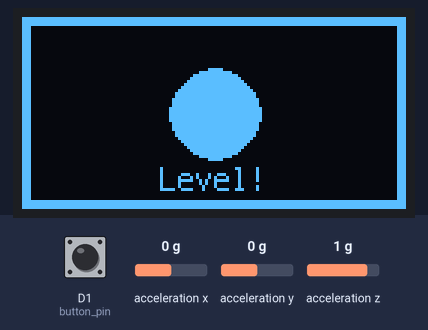
Recording of a program running on a simulated CircuitPython board. Parts: 128×64 one-colour display. Inputs (shaded band) come from the test bench; at power-on: acceleration y 0 g, D1 (button_pin) HIGH, acceleration x 0 g, acceleration z 1 g. What the program prints to the serial console is not drawn.

Above: at 1.2 s.
1.3 s: acceleration y set to -1.4 g
At 1.45 s:
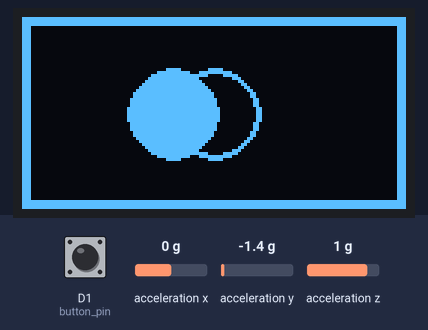
At 2.7 s:
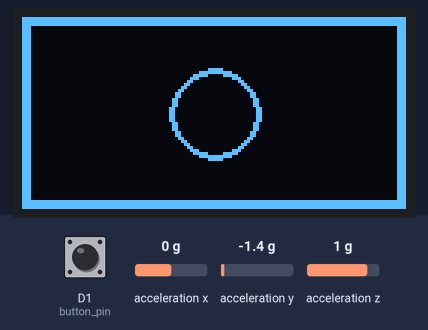
3.1 s: D1 (button_pin) pulled LOW for 0.15 s
Timing chart, 0 to 6.1 s (numbered marks = the images above; inputs shaded):
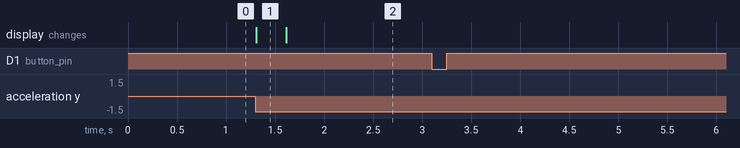

The program:

code.py
```python
import time
import board
import busio
import math
import adafruit_mpu6050
from i2cdisplaybus import I2CDisplayBus
import adafruit_displayio_ssd1306
import displayio
from terminalio import FONT
from adafruit_display_shapes.circle import Circle
from adafruit_display_text import label
from collections import deque
import digitalio
from adafruit_debouncer import Debouncer

# Constants
WIDTH = 128
HEIGHT = 64
BORDER = 3
CIRCLE_RADIUS = 15

# Initialize I2C and devices
displayio.release_displays()
i2c = busio.I2C(board.SCL, board.SDA, frequency=400_000)
mpu = adafruit_mpu6050.MPU6050(i2c)
display_bus = I2CDisplayBus(i2c, device_address=0x3C, reset=None)
oled = adafruit_displayio_ssd1306.SSD1306(display_bus, width=WIDTH, height=HEIGHT)

# Create display context
splash = displayio.Group()
oled.root_group = splash

def create_tilegrid(width, height, color, x=0, y=0):
    bitmap = displayio.Bitmap(width, height, 1)
    palette = displayio.Palette(1)
    palette[0] = color
    return displayio.TileGrid(bitmap, pixel_shader=palette, x=x, y=y)

# Create background
splash.append(create_tilegrid(WIDTH, HEIGHT, 0xFFFFFF))

# Draw inner rectangle
splash.append(create_tilegrid(WIDTH - BORDER * 2, HEIGHT - BORDER * 2, 0x000000, BORDER, BORDER))

# Create circles
circle1 = Circle(WIDTH // 2, HEIGHT // 2, CIRCLE_RADIUS, fill=0x000000, outline=0xFFFFFF, stroke=2)
circle2 = Circle(WIDTH // 2, HEIGHT // 2, CIRCLE_RADIUS, fill=0xFFFFFF, outline=0xFFFFFF, stroke=2)
splash.append(circle1)
splash.append(circle2)

# Create label for "Level!"
level_label = label.Label(FONT, text="Level!", color=0xFFFFFF, y=HEIGHT - 10, anchor_point=(0.5, 1))
label_width = level_label.bounding_box[2]
level_label.x = WIDTH // 2 - label_width // 2
splash.append(level_label)
level_label.hidden = True  # Initially hidden

# Disable auto-refresh
oled.auto_refresh = False

# Global lists to store the last 10 acceleration values for X and Y
acc_x_values = deque([0]*20, 20)
acc_y_values = deque([0]*20, 20)
loop_durations = deque([0]*20, 20)

# Configuration variable to enable/disable vertical movement
enable_vertical_movement = False

def calculate_moving_average(new_value, values_deque):
    values_deque.append(new_value)
    return sum(values_deque) / len(values_deque)

def print_status(mpu, circle2, loop_duration):
    print(f"Acceleration: X:{mpu.acceleration[0]:.2f}, Y: {mpu.acceleration[1]:.2f}, Z: {mpu.acceleration[2]:.2f} m/s^2")
    if enable_vertical_movement:
        print(f"Circle2 Y: {circle2.y}")
    print(f"Average loop duration: {loop_duration:.4f} seconds")

last_print_time = time.monotonic()

# Initialize button
button_pin = digitalio.DigitalInOut(board.D1)
button_pin.direction = digitalio.Direction.INPUT
button_pin.pull = digitalio.Pull.UP
button = Debouncer(button_pin)

# Initial positions
current_x = WIDTH // 2 - CIRCLE_RADIUS
current_y = HEIGHT // 2 - CIRCLE_RADIUS

while True:
    start_time = time.monotonic()  # Start time measurement

    # Update button state
    button.update()
    if button.fell:  # Button pressed
        enable_vertical_movement = not enable_vertical_movement

    # Get current acceleration values
    acc_x, acc_y, _ = mpu.acceleration

    # Calculate moving averages
    avg_acc_x = calculate_moving_average(acc_x, acc_x_values)
    avg_acc_y = calculate_moving_average(acc_y, acc_y_values)

    # Calculate target positions
    current_x = WIDTH // 2 - CIRCLE_RADIUS + math.floor(avg_acc_y * 20)
    current_y = HEIGHT // 2 - CIRCLE_RADIUS + math.floor(avg_acc_x * 20) if enable_vertical_movement else HEIGHT // 2 - CIRCLE_RADIUS

    # Update circle position
    circle2.x = int(current_x)
    circle2.y = int(current_y)

    # Show or hide the "Level!" label based on avg_acc_x and avg_acc_y
    level_label.hidden = not (0.00 <= abs(avg_acc_x) <= 0.05 and 0.00 <= abs(avg_acc_y) <= 0.05) if enable_vertical_movement else not (0.00 <= abs(avg_acc_y) <= 0.05)

    # Calculate loop duration
    loop_duration = time.monotonic() - start_time

    # Print status every second
    if time.monotonic() - last_print_time >= 1:
        print_status(mpu, circle2, loop_duration)
        last_print_time = time.monotonic()

    oled.refresh()
    time.sleep(1 / 60)
```

Measured:
- after the input at 1.3 s, the display: changes at once (image 1)
- after the input at 3.1 s, every drawn part: stays the same
